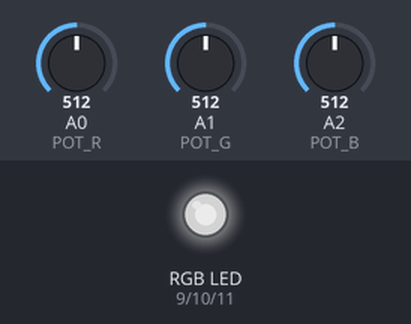
Recording of a sketch running on a simulated Arduino Uno, built with avr-gcc and run on an emulated ATmega328P. Shown: an RGB LED mixed from three pins (HIGH = lit). Inputs (shaded band) come from the test bench; at power-on: A0 (POT_R) = 512, A1 (POT_G) = 512, A2 (POT_B) = 512. Dim RGB values are drawn brighter than linear.

Above: at 1.2 s.
1.3 s: A0 (POT_R) set to 716
At 1.7 s:
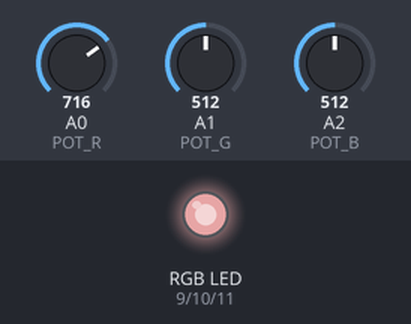
2.8 s: A1 (POT_G) set to 716
At 4.0 s:
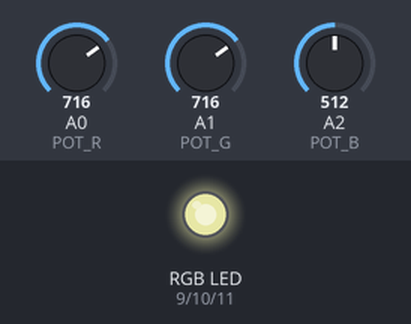
4.3 s: A2 (POT_B) set to 716
At 5.2 s:
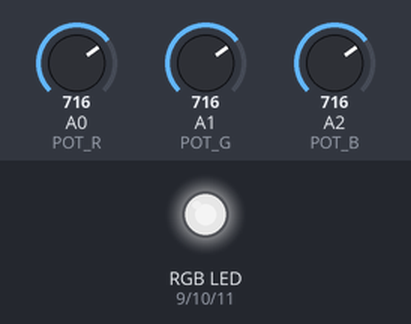
5.8 s: A0 (POT_R) set to 900
At 6.4 s:
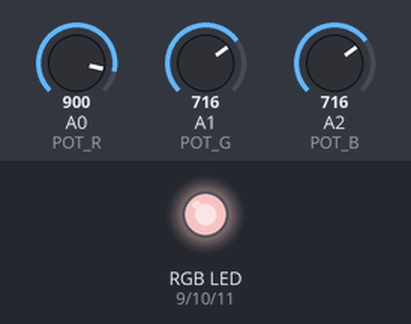
7.3 s: A1 (POT_G) set to 900
At 8.5 s:
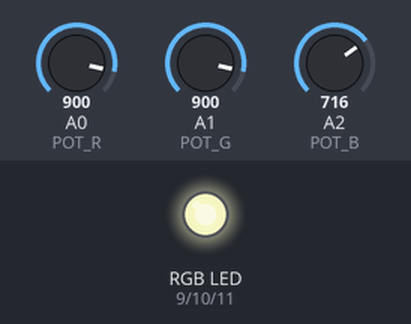
8.8 s: A2 (POT_B) set to 900
At 9.9 s:
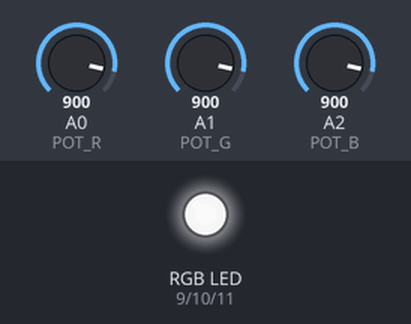
Timing chart, 0 to 11.3 s (numbered marks = the images above; inputs shaded):
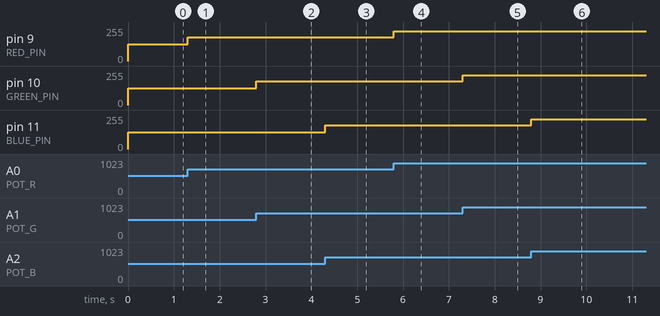

The sketch:

hw1_RGB_LED_ThreePotentiometer.ino
```cpp
#define POT_R A0
#define POT_G A1
#define POT_B A2
#define RED_PIN 9
#define GREEN_PIN 10
#define BLUE_PIN 11

void setup() {
  Serial.begin(9600);
  pinMode(POT_R, INPUT);
  pinMode(POT_G, INPUT);
  pinMode(POT_B, INPUT);
  pinMode(RED_PIN, OUTPUT);
  pinMode(GREEN_PIN, OUTPUT);
  pinMode(BLUE_PIN, OUTPUT);
}

void setColor(int red, int green, int blue) {
  analogWrite(RED_PIN, red);
  analogWrite(GREEN_PIN, green);
  analogWrite(BLUE_PIN, blue);
}

void loop() {
  int sensorValueR = analogRead(POT_R);
  int sensorValueG = analogRead(POT_G);
  int sensorValueB = analogRead(POT_B);
  int redVal = map(sensorValueR, 0, 1023, 0, 255);
  int greenVal = map(sensorValueG, 0, 1023, 0, 255);
  int blueVal = map(sensorValueB, 0, 1023, 0, 255);
  setColor(redVal, greenVal, blueVal);
}
```

Measured:
- after the input at 1.3 s, pin 9 (RED_PIN): 127/255 → 178/255 at once
- after the input at 2.8 s, pin 10 (GREEN_PIN): 127/255 → 178/255 at once
- after the input at 4.3 s, pin 11 (BLUE_PIN): 127/255 → 178/255 at once
- after the input at 5.8 s, pin 9 (RED_PIN): 178/255 → 224/255 at once
- after the input at 7.3 s, pin 10 (GREEN_PIN): 178/255 → 224/255 at once
- after the input at 8.8 s, pin 11 (BLUE_PIN): 178/255 → 224/255 at once
